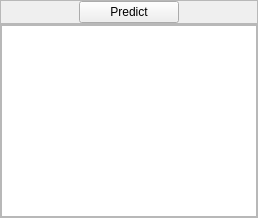
                <widget class="QWidget" name="page5">
                 <layout class="QVBoxLayout" name="verticalLayout_91">
                  <property name="spacing">
                   <number>0</number>
                  </property>
                  <property name="leftMargin">
                   <number>0</number>
                  </property>
                  <property name="topMargin">
                   <number>0</number>
                  </property>
                  <property name="rightMargin">
                   <number>0</number>
                  </property>
                  <property name="bottomMargin">
                   <number>0</number>
                  </property>
                  <item>
                   <widget class="QFrame" name="frame_page5_buttons">
                    <property name="maximumSize">
                     <size>
                      <width>16777215</width>
                      <height>30</height>
                     </size>
                    </property>
                    <property name="frameShape">
                     <enum>QFrame::StyledPanel</enum>
                    </property>
                    <property name="frameShadow">
                     <enum>QFrame::Raised</enum>
                    </property>
                    <layout class="QHBoxLayout" name="horizontalLayout_88">
                     <property name="spacing">
                      <number>0</number>
                     </property>
                     <property name="leftMargin">
                      <number>0</number>
                     </property>
                     <property name="topMargin">
                      <number>0</number>
                     </property>
                     <property name="rightMargin">
                      <number>0</number>
                     </property>
                     <property name="bottomMargin">
                      <number>0</number>
                     </property>
                     <item>
                      <widget class="PrimaryPushButton" name="page5_predict">
                       <property name="maximumSize">
                        <size>
                         <width>100</width>
                         <height>16777215</height>
                        </size>
                       </property>
                       <property name="text">
                        <string>Predict</string>
                       </property>
                      </widget>
                     </item>
                    </layout>
                   </widget>
                  </item>
                  <item>
                   <widget class="QFrame" name="frame_page5_table">
                    <property name="font">
                     <font>
                      <family>Ableton Sans Light</family>
                      <pointsize>9</pointsize>
                     </font>
                    </property>
                    <property name="frameShape">
                     <enum>QFrame::StyledPanel</enum>
                    </property>
                    <property name="frameShadow">
                     <enum>QFrame::Raised</enum>
                    </property>
                    <layout class="QVBoxLayout" name="verticalLayout_92">
                     <property name="spacing">
                      <number>0</number>
                     </property>
                     <property name="leftMargin">
                      <number>0</number>
                     </property>
                     <property name="topMargin">
                      <number>0</number>
                     </property>
                     <property name="rightMargin">
                      <number>0</number>
                     </property>
                     <property name="bottomMargin">
                      <number>0</number>
                     </property>
                     <item>
                      <widget class="QTableView" name="predict_table_view">
                       <property name="verticalScrollBarPolicy">
                        <enum>Qt::ScrollBarAlwaysOff</enum>
                       </property>
                       <property name="horizontalScrollBarPolicy">
                        <enum>Qt::ScrollBarAsNeeded</enum>
                       </property>
                      </widget>
                     </item>
                    </layout>
                   </widget>
                  </item>
                 </layout>
                </widget>
